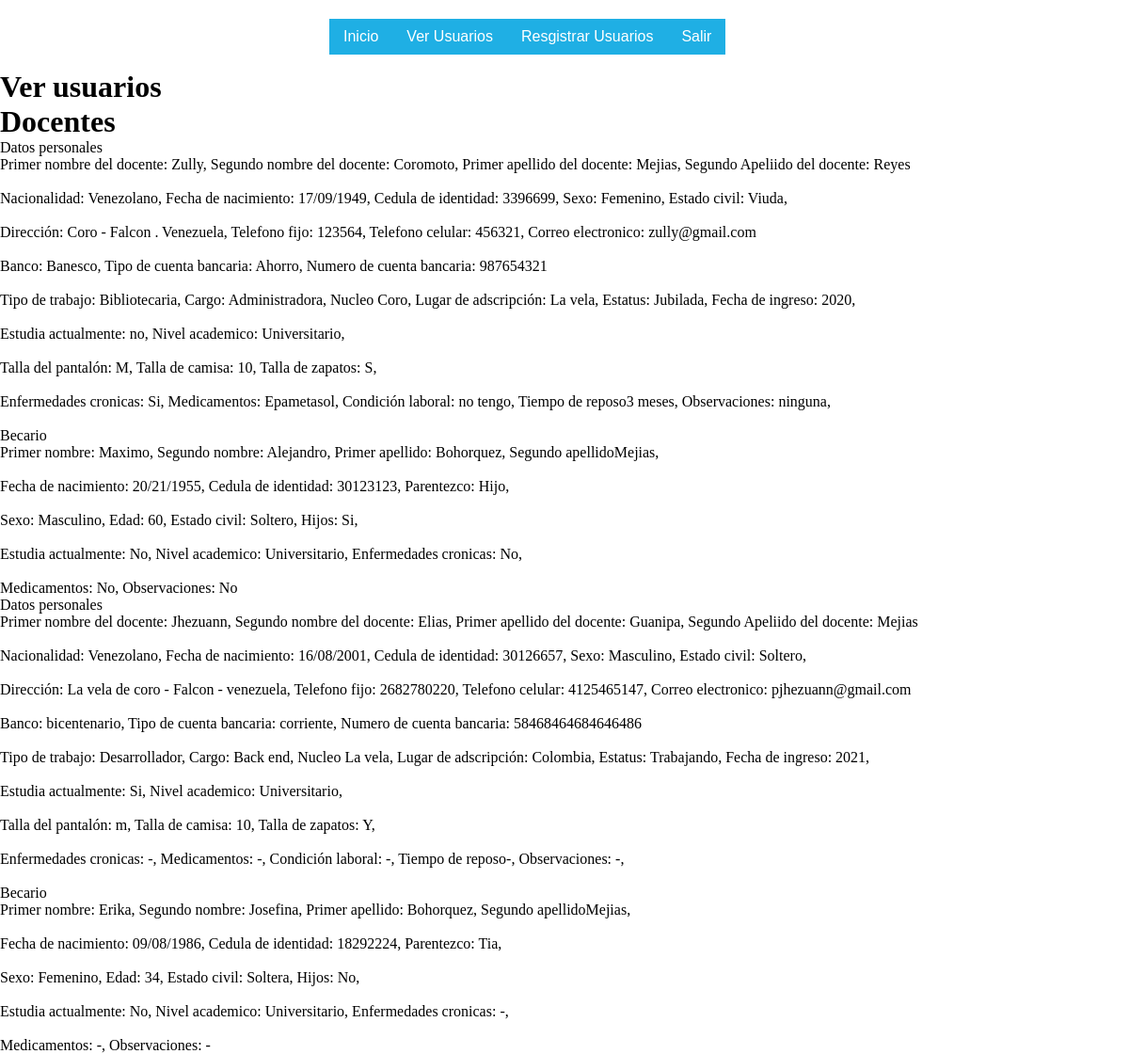
The app's page /verDocente with its own data.
### loginAPP/models.py (models this page shows, shortened)
class Docente(models.Model):
	nacionalidad = models.CharField(max_length=50)
	cedula = models.IntegerField(max_length=8, primary_key=True, unique=True)
	contraseña = models.CharField(max_length=25)
	fecha_De_Nacimiento = models.CharField(max_length=30)
	primer_Nombre = models.CharField(max_length=25)
	segundo_Nombre = models.CharField(max_length=25)
	primer_Apellido = models.CharField(max_length=25)
	segundo_Apellido = models.CharField(max_length=25)
	tipo_De_Trabajo = models.CharField(max_length=50)
	cargo = models.CharField(max_length=100)
	nucleo = models.CharField(max_length=100)
	lugar_De_Adscripcion = models.CharField(max_length=100)
	sexo = models.CharField(max_length=15)
	estado_Civil = models.CharField(max_length=20)
	direccion_Completa = models.CharField(max_length=100)
	telefono_Fijo = models.IntegerField(max_length=20)
	telefono_Cedular = models.IntegerField(max_length=20)
	correo_Electronico = models.EmailField()
	banco = models.CharField(max_length=30)
	tipo_De_Cuenta_Bancaria = models.CharField(max_length=20)
	numero_De_Cuenta_Bancaria = models.IntegerField(max_length=100)
	estatus = models.CharField(max_length=50)
	fecha_De_Ingreso = models.CharField(max_length=20)
	estudia_Actualmente = models.CharField(max_length=100)
	nivel_Academico = models.CharField(max_length=100)
	enfermedades_Cronica = models.CharField(max_length=150)
	medicamentos = models.CharField(max_length=150)
	talla_De_Pantalon = models.CharField(max_length=15)
	talla_De_Camisa = models.CharField(max_length=15)
	talla_De_Zapatos = models.CharField(max_length=15)
	condicion_Laboral = models.CharField(max_length=255)
	tiempo_De_Reposo = models.CharField(max_length=255)
	observaciones = models.CharField(max_length=255)
	cedula_De_Identidad_Beneficiario = models.IntegerField(max_length=8, unique=True)
	fecha_De_Nacimiento_Beneficiario = models.CharField(max_length=30)
	primer_Nombre_Beneficiario = models.CharField(max_length=25)
	segundo_Nombre_Beneficiario = models.CharField(max_length=25)
	primer_Apellido_Beneficiario = models.CharField(max_length=25)
	segundo_Apellido_Beneficiario = models.CharField(max_length=25)
	parentezco_Beneficiario = models.CharField(max_length=50)
	sexo_Beneficiario = models.CharField(max_length=20)
	edad_Beneficiario = models.IntegerField(max_length=3)
	estado_Civil_Beneficiario = models.CharField(max_length=20)
	hijos_Beneficiario = models.CharField(max_length=30)
	estudia_Actualmente_Beneficiario = models.CharField(max_length=50)
	nivel_Academico_Beneficiario = models.CharField(max_length=150)
	enfermedades_Cronica_Beneficiario = models.CharField(max_length=255)
	medicamentos_Beneficiario = models.CharField(max_length=255)
	observaciones_Beneficiario = models.CharField(max_length=255)

### loginAPP/views.py (the view)
# urls.py: path('verDocente', verDocente, name="verDocente"),
def verDocente(request):
	docente=Docente.objects.all()
	return render(request, 'admin2/verDocente.html', {"docente":docente})

### loginAPP/templates/admin2/verDocente.html
{% extends "admin2/base.html" %}
{% block content %}
<br>
<br>
<br>
<h1>Ver usuarios</h1>
<h1>Docentes</h1>
<ul>
	{% for docente in docente %}
		<li>
			<p>Datos personales</p>
			<p>Primer nombre del docente: {{ docente.primer_Nombre }},
			Segundo nombre del docente: {{ docente.segundo_Nombre }},
			Primer apellido del docente: {{ docente.primer_Apellido }},
			Segundo Apeliido del docente: {{ docente.segundo_Apellido }}
			<br>
			<br>
			Nacionalidad: {{ docente.nacionalidad }},
			Fecha de nacimiento: {{ docente.fecha_De_Nacimiento }},
			Cedula de identidad: {{ docente.cedula }},
			Sexo: {{ docente.sexo }},
			Estado civil: {{ docente.estado_Civil }},
			<br>
			<br>
			Dirección: {{ docente.direccion_Completa }},
			Telefono fijo: {{ docente.telefono_Fijo }},
			Telefono celular: {{ docente.telefono_Cedular }},
			Correo electronico: {{ docente.correo_Electronico }}
			<br>
			<br>
			Banco: {{ docente.banco }},
			Tipo de cuenta bancaria: {{ docente.tipo_De_Cuenta_Bancaria }},
			Numero de cuenta bancaria: {{ docente.numero_De_Cuenta_Bancaria }}
			<br>
			<br>
			Tipo de trabajo: {{ docente.tipo_De_Trabajo }},
			Cargo: {{ docente.cargo }},
			Nucleo {{ docente.nucleo }},
			Lugar de adscripción: {{ docente.lugar_De_Adscripcion }},
			Estatus: {{ docente.estatus }},
			Fecha de ingreso: {{ docente.fecha_De_Ingreso }},
			<br>
			<br>
			Estudia actualmente: {{ docente.estudia_Actualmente }},
			Nivel academico: {{ docente.nivel_Academico }},
			<br>
			<br>
			Talla del pantalón: {{ docente.talla_De_Pantalon }},
			Talla de camisa: {{ docente.talla_De_Camisa }},
			Talla de zapatos: {{ docente.talla_De_Zapatos }},
			<br>
			<br>
			Enfermedades cronicas: {{ docente.enfermedades_Cronica }},
			Medicamentos: {{ docente.medicamentos }},
			Condición laboral: {{ docente.condicion_Laboral }},
			Tiempo de reposo{{ docente.tiempo_De_Reposo }},
			Observaciones: {{ docente.observaciones }},
			<br>
			<br>
			<p>Becario</p>
			Primer nombre: {{ docente.primer_Nombre_Beneficiario }},
			Segundo nombre: {{ docente.segundo_Nombre_Beneficiario }},
			Primer apellido: {{ docente.primer_Apellido_Beneficiario }},
			Segundo apellido{{ docente.segundo_Apellido_Beneficiario }},
			<br>
			<br>
			Fecha de nacimiento: {{ docente.fecha_De_Nacimiento_Beneficiario }},
			Cedula de identidad: {{ docente.cedula_De_Identidad_Beneficiario }},
			Parentezco: {{ docente.parentezco_Beneficiario }},
			<br>
			<br>
			Sexo: {{ docente.sexo_Beneficiario }},
			Edad: {{ docente.edad_Beneficiario }},
			Estado civil: {{ docente.estado_Civil_Beneficiario }},
			Hijos: {{ docente.hijos_Beneficiario }},
			<br>
			<br>
			Estudia actualmente: {{ docente.estudia_Actualmente_Beneficiario }},
			Nivel academico: {{ docente.nivel_Academico_Beneficiario }},
			Enfermedades cronicas: {{ docente.enfermedades_Cronica_Beneficiario }},
			<br>
			<br>
			Medicamentos: {{ docente.medicamentos_Beneficiario }},
			Observaciones: {{ docente.observaciones_Beneficiario }}</p>
		</li>
	{% endfor %}
</ul>
{% endblock %}

### loginAPP/templates/admin2/base.html (shortened to what this page needs)
<!DOCTYPE html>
<html>
{% load static %}
<head>
	<link rel="stylesheet" type="text/css" href="{% static 'css/style.css' %}">
</head>
<body>
	<div id="menu">
		<ul class="nav">
			<li><a href="homeAdmin">Inicio</a></li>
			<li><a href="#">Ver Usuarios</a>
			</li>
          <li><a href="#">Resgistrar Usuarios</a>
          </li>
          <li><a href="inicio">Salir</a></li>
        </ul>
      </div>
	{% block content %}
    {% endblock %}
</body>
</html>

### loginAPP/static/css/style.css (style rules this page uses)
* { padding: 0px; margin: 0px; }
#menu { margin: auto; margin-top:20px; width: 500px; font-family: Arial, Helvetica, sans-serif; }
ul,ol { list-style: none; }
.nav li a { background-color: rgb(31, 175, 228); text-decoration: none; color: #fff; padding: 10px 15px; display: block; }
.nav > li { float:left ; }

### records on screen
Docente: primer_Nombre "Zully", segundo_Nombre "Coromoto", primer_Apellido "Mejias", segundo_Apellido "Reyes", nacionalidad "Venezolano", fecha_De_Nacimiento "17/09/1949", cedula "3396699", sexo "Femenino", estado_Civil "Viuda", direccion_Completa "Coro - Falcon . Venezuela", telefono_Fijo "123564", telefono_Cedular "456321", correo_Electronico "zully@gmail.com", banco "Banesco", tipo_De_Cuenta_Bancaria "Ahorro", numero_De_Cuenta_Bancaria "987654321", tipo_De_Trabajo "Bibliotecaria", cargo "Administradora", nucleo "Coro", lugar_De_Adscripcion "La vela", estatus "Jubilada", fecha_De_Ingreso "2020", estudia_Actualmente "no", nivel_Academico "Universitario", talla_De_Pantalon "M", talla_De_Camisa "10", talla_De_Zapatos "S", enfermedades_Cronica "Si", medicamentos "Epametasol", condicion_Laboral "no tengo", tiempo_De_Reposo "3 meses", observaciones "ninguna", primer_Nombre_Beneficiario "Maximo", segundo_Nombre_Beneficiario "Alejandro", primer_Apellido_Beneficiario "Bohorquez", segundo_Apellido_Beneficiario "Mejias", fecha_De_Nacimiento_Beneficiario "20/21/1955", cedula_De_Identidad_Beneficiario "30123123", parentezco_Beneficiario "Hijo", sexo_Beneficiario "Masculino", edad_Beneficiario "60", estado_Civil_Beneficiario "Soltero", hijos_Beneficiario "Si", estudia_Actualmente_Beneficiario "No", nivel_Academico_Beneficiario "Universitario", enfermedades_Cronica_Beneficiario "No", medicamentos_Beneficiario "No", observaciones_Beneficiario "No"
Docente: primer_Nombre "Jhezuann", segundo_Nombre "Elias", primer_Apellido "Guanipa", segundo_Apellido "Mejias", nacionalidad "Venezolano", fecha_De_Nacimiento "16/08/2001", cedula "30126657", sexo "Masculino", estado_Civil "Soltero", direccion_Completa "La vela de coro - Falcon - venezuela", telefono_Fijo "2682780220", telefono_Cedular "4125465147", correo_Electronico "pjhezuann@gmail.com", banco "bicentenario", tipo_De_Cuenta_Bancaria "corriente", numero_De_Cuenta_Bancaria "58468464684646486", tipo_De_Trabajo "Desarrollador", cargo "Back end", nucleo "La vela", lugar_De_Adscripcion "Colombia", estatus "Trabajando", fecha_De_Ingreso "2021", estudia_Actualmente "Si", nivel_Academico "Universitario", talla_De_Pantalon "m", talla_De_Camisa "10", talla_De_Zapatos "Y", enfermedades_Cronica "-", medicamentos "-", condicion_Laboral "-", tiempo_De_Reposo "-", observaciones "-", primer_Nombre_Beneficiario "Erika", segundo_Nombre_Beneficiario "Josefina", primer_Apellido_Beneficiario "Bohorquez", segundo_Apellido_Beneficiario "Mejias", fecha_De_Nacimiento_Beneficiario "09/08/1986", cedula_De_Identidad_Beneficiario "18292224", parentezco_Beneficiario "Tia", sexo_Beneficiario "Femenino", edad_Beneficiario "34", estado_Civil_Beneficiario "Soltera", hijos_Beneficiario "No", estudia_Actualmente_Beneficiario "No", nivel_Academico_Beneficiario "Universitario", enfermedades_Cronica_Beneficiario "-", medicamentos_Beneficiario "-", observaciones_Beneficiario "-"
